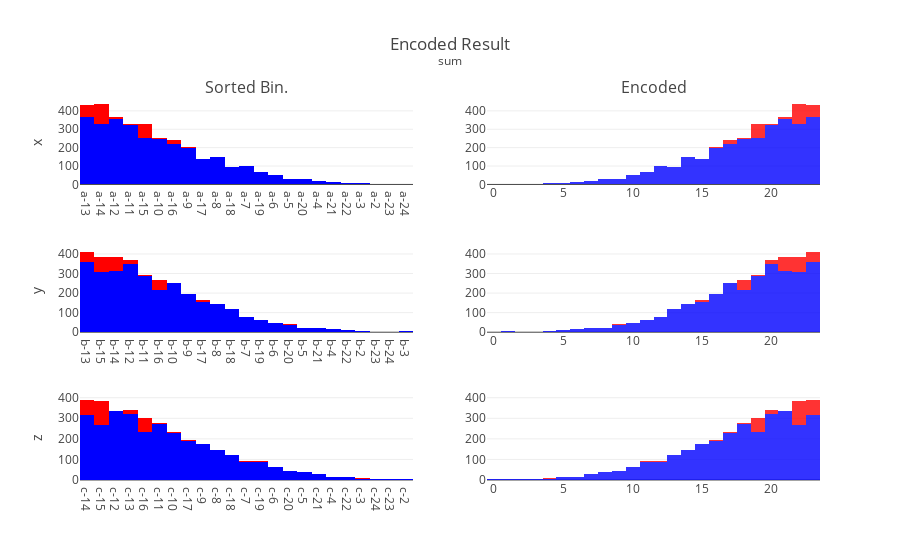

The notebook cell this image was saved under:
### Code cell
plot_encoded_axis(sum_encoder,sum_encoder.df_grid)

### Figure 1 — Plotly figure (JSON) as saved in the notebook; plotly's stock layout.template omitted (floating-point values rounded to 4 significant figures; data arrays with more than 128 entries replaced by an {"elided": "..."} marker saying what was removed)
{"data": [{"histfunc": "sum", "marker": {"color": "Blue"}, "nbinsx": 3, "showlegend": false, "type": "histogram", "x": ["a-13", "a-14", "a-12", "a-11", "a-15", "a-10", "a-16", "a-9", "a-17", "a-8", "a-18", "a-7", "a-19", "a-6", "a-5", "a-20", "a-4", "a-21", "a-22", "a-3", "a-2", "a-23", "a-24"], "xaxis": "x", "y": [364, 330, 356, 324, 250, 248, 218, 200, 138, 150, 94, 100, 66, 51, 29, 28, 18, 14, 8, 7, 3, 3, 1], "yaxis": "y"}, {"histfunc": "sum", "marker": {"color": "Red"}, "nbinsx": 3, "showlegend": false, "type": "histogram", "x": ["a-13", "a-14", "a-12", "a-11", "a-15", "a-10", "a-16", "a-9", "a-17", "a-8", "a-18", "a-7", "a-19", "a-6", "a-5", "a-20", "a-4", "a-21", "a-22", "a-3", "a-2", "a-23", "a-24"], "xaxis": "x", "y": [68, 106, 12, 4, 76, 2, 21, 3, 1, 1, 2, 1, 0, 0, 0, 2, 0, 0, 0, 0, 0, 0, 0], "yaxis": "y"}, {"histfunc": "sum", "marker": {"color": "Blue"}, "nbinsx": 3, "showlegend": false, "type": "histogram", "x": ["b-13", "b-15", "b-14", "b-12", "b-11", "b-16", "b-10", "b-9", "b-17", "b-8", "b-18", "b-7", "b-19", "b-6", "b-20", "b-5", "b-21", "b-4", "b-22", "b-2", "b-23", "b-24", "b-3"], "xaxis": "x3", "y": [358, 310, 313, 347, 287, 218, 249, 193, 153, 144, 117, 78, 62, 45, 39, 22, 24, 15, 11, 4, 3, 3, 5], "yaxis": "y3"}, {"histfunc": "sum", "marker": {"color": "Red"}, "nbinsx": 3, "showlegend": false, "type": "histogram", "x": ["b-13", "b-15", "b-14", "b-12", "b-11", "b-16", "b-10", "b-9", "b-17", "b-8", "b-18", "b-7", "b-19", "b-6", "b-20", "b-5", "b-21", "b-4", "b-22", "b-2", "b-23", "b-24", "b-3"], "xaxis": "x3", "y": [52, 76, 72, 22, 6, 47, 5, 1, 13, 2, 0, 1, 0, 1, 1, 0, 0, 0, 0, 0, 0, 0, 0], "yaxis": "y3"}, {"histfunc": "sum", "marker": {"color": "Blue"}, "nbinsx": 3, "showlegend": false, "type": "histogram", "x": ["c-14", "c-15", "c-12", "c-13", "c-16", "c-11", "c-10", "c-17", "c-9", "c-8", "c-18", "c-7", "c-19", "c-6", "c-20", "c-5", "c-21", "c-4", "c-22", "c-3", "c-24", "c-23", "c-2"], "xaxis": "x5", "y": [314, 265, 336, 320, 234, 274, 228, 189, 173, 148, 123, 89, 89, 62, 43, 38, 27, 14, 15, 7, 4, 3, 3], "yaxis": "y5"}, {"histfunc": "sum", "marker": {"color": "Red"}, "nbinsx": 3, "showlegend": false, "type": "histogram", "x": ["c-14", "c-15", "c-12", "c-13", "c-16", "c-11", "c-10", "c-17", "c-9", "c-8", "c-18", "c-7", "c-19", "c-6", "c-20", "c-5", "c-21", "c-4", "c-22", "c-3", "c-24", "c-23", "c-2"], "xaxis": "x5", "y": [76, 120, 0, 19, 65, 4, 3, 5, 2, 0, 0, 1, 1, 0, 1, 0, 0, 0, 1, 1, 0, 0, 0], "yaxis": "y5"}, {"marker": {"color": "Blue", "colorscale": [[0, "rgb(0,0,255)"], [1, "rgb(255,0,0)"]], "opacity": 0.8}, "opacity": 1, "showlegend": false, "type": "histogram", "x": {"elided": "3001 int values"}, "xaxis": "x2", "yaxis": "y2"}, {"marker": {"color": "Red", "colorscale": [[0, "rgb(0,0,255)"], [1, "rgb(255,0,0)"]], "opacity": 0.8}, "opacity": 1, "showlegend": false, "type": "histogram", "x": {"elided": "299 int values"}, "xaxis": "x2", "yaxis": "y2"}, {"marker": {"color": "Blue", "colorscale": [[0, "rgb(0,0,255)"], [1, "rgb(255,0,0)"]], "opacity": 0.8}, "opacity": 1, "showlegend": false, "type": "histogram", "x": {"elided": "3001 int values"}, "xaxis": "x4", "yaxis": "y4"}, {"marker": {"color": "Red", "colorscale": [[0, "rgb(0,0,255)"], [1, "rgb(255,0,0)"]], "opacity": 0.8}, "opacity": 1, "showlegend": false, "type": "histogram", "x": {"elided": "299 int values"}, "xaxis": "x4", "yaxis": "y4"}, {"marker": {"color": "Blue", "colorscale": [[0, "rgb(0,0,255)"], [1, "rgb(255,0,0)"]], "opacity": 0.8}, "opacity": 1, "showlegend": false, "type": "histogram", "x": {"elided": "3001 int values"}, "xaxis": "x6", "yaxis": "y6"}, {"marker": {"color": "Red", "colorscale": [[0, "rgb(0,0,255)"], [1, "rgb(255,0,0)"]], "opacity": 0.8}, "opacity": 1, "showlegend": false, "type": "histogram", "x": {"elided": "299 int values"}, "xaxis": "x6", "yaxis": "y6"}], "layout": {"annotations": [{"font": {"size": 16}, "showarrow": false, "text": "Sorted Bin.", "x": 0.225, "xanchor": "center", "xref": "paper", "y": 1, "yanchor": "bottom", "yref": "paper"}, {"font": {"size": 16}, "showarrow": false, "text": "Encoded", "x": 0.775, "xanchor": "center", "xref": "paper", "y": 1, "yanchor": "bottom", "yref": "paper"}], "barmode": "stack", "title": {"text": "Encoded Result<br><sup> sum </sup> "}, "xaxis": {"anchor": "y", "domain": [0, 0.45]}, "xaxis2": {"anchor": "y2", "domain": [0.55, 1]}, "xaxis3": {"anchor": "y3", "domain": [0, 0.45]}, "xaxis4": {"anchor": "y4", "domain": [0.55, 1]}, "xaxis5": {"anchor": "y5", "domain": [0, 0.45]}, "xaxis6": {"anchor": "y6", "domain": [0.55, 1]}, "yaxis": {"anchor": "x", "domain": [0.7778, 1], "title": {"text": "x"}}, "yaxis2": {"anchor": "x2", "domain": [0.7778, 1]}, "yaxis3": {"anchor": "x3", "domain": [0.3889, 0.6111], "title": {"text": "y"}}, "yaxis4": {"anchor": "x4", "domain": [0.3889, 0.6111]}, "yaxis5": {"anchor": "x5", "domain": [0, 0.2222], "title": {"text": "z"}}, "yaxis6": {"anchor": "x6", "domain": [0, 0.2222]}}}
